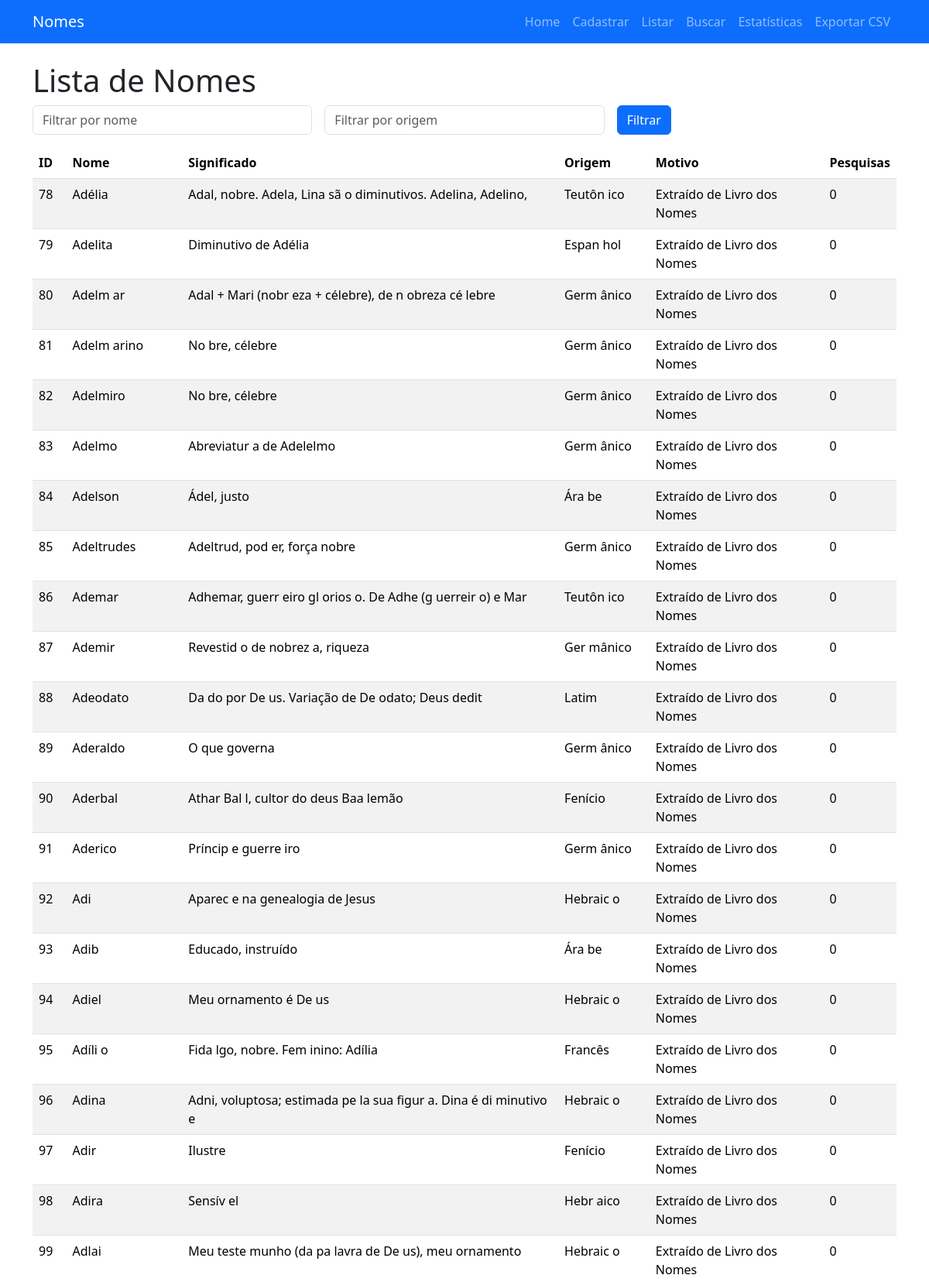
/listar?page=2&nome=&origem= (upper part), run on the app's committed database.
### tables this page shows
CREATE TABLE nomes (
            id INTEGER PRIMARY KEY AUTOINCREMENT,
            nome TEXT NOT NULL UNIQUE,
            significado TEXT,
            origem TEXT,
            motivo_escolha TEXT,
            pesquisas INTEGER DEFAULT 0
        );

### app.py (the view)
@app.route("/listar")
def listar():
    page = int(request.args.get("page", 1))
    per_page = 77
    filtro_nome = request.args.get("nome", "").strip()
    filtro_origem = request.args.get("origem", "").strip()
    conn = get_connection()
    cursor = conn.cursor()
    query = "SELECT * FROM nomes WHERE 1=1"
    params = []
    if filtro_nome:
        query += " AND nome LIKE ?"
        params.append("%" + filtro_nome + "%")
    if filtro_origem:
        query += " AND origem LIKE ?"
        params.append("%" + filtro_origem + "%")
    cursor.execute(query.replace("*", "COUNT(*)"), params)
    total = cursor.fetchone()[0]
    offset = (page - 1) * per_page
    query += " LIMIT ? OFFSET ?"
    params.extend([per_page, offset])
    cursor.execute(query, params)
    nomes = cursor.fetchall()
    conn.close()
    total_pages = (total + per_page - 1) // per_page
    return render_template("listar.html",
                           nomes=nomes,
                           page=page,
                           total_pages=total_pages,
                           filtro_nome=filtro_nome,
                           filtro_origem=filtro_origem)

### db.py (called while the page is built)
def get_connection():
    conn = sqlite3.connect(DATABASE, timeout=10)
    conn.row_factory = sqlite3.Row  # permite acessar colunas pelo nome
    return conn

### templates/listar.html (shortened to what this page needs)
{% extends "base.html" %}
{% block content %}
<h1>Lista de Nomes</h1>
<form class="row g-3 mb-3" method="GET">
  <div class="col-md-4">
    <input type="text" name="nome" placeholder="Filtrar por nome" class="form-control" value="{{ filtro_nome }}">
  </div>
  <div class="col-md-4">
    <input type="text" name="origem" placeholder="Filtrar por origem" class="form-control" value="{{ filtro_origem }}">
  </div>
  <div class="col-md-4">
    <button type="submit" class="btn btn-primary">Filtrar</button>
  </div>
</form>
{% if nomes %}
<table class="table table-striped">
  <thead>
    <tr>
      <th>ID</th>
      <th>Nome</th>
      <th>Significado</th>
      <th>Origem</th>
      <th>Motivo</th>
      <th>Pesquisas</th>
    </tr>
  </thead>
  <tbody>
    {% for id, nome, significado, origem, motivo, pesquisas in nomes %}
    <tr>
      <td>{{ id }}</td>
      <td>{{ nome }}</td>
      <td>{{ significado }}</td>
      <td>{{ origem }}</td>
      <td>{{ motivo }}</td>
      <td>{{ pesquisas }}</td>
    </tr>
    {% endfor %}
  </tbody>
</table>
{% else %}
<p>Nenhum nome encontrado.</p>
{% endif %}
{% endblock %}

### data on the page
nomes: id "78", nome "Adélia", significado "Adal, nobre. Adela, Lina sã o diminutivos. Adelina, Adelino,", origem "Teutôn ico", motivo_escolha "Extraído de Livro dos Nomes", pesquisas "0"
nomes: id "79", nome "Adelita", significado "Diminutivo de Adélia", origem "Espan hol", motivo_escolha "Extraído de Livro dos Nomes", pesquisas "0"
nomes: id "80", nome "Adelm ar", significado "Adal + Mari (nobr eza + célebre), de n obreza cé lebre", origem "Germ ânico", motivo_escolha "Extraído de Livro dos Nomes", pesquisas "0"
nomes: id "81", nome "Adelm arino", significado "No bre, célebre", origem "Germ ânico", motivo_escolha "Extraído de Livro dos Nomes", pesquisas "0"
nomes: id "82", nome "Adelmiro", significado "No bre, célebre", origem "Germ ânico", motivo_escolha "Extraído de Livro dos Nomes", pesquisas "0"
nomes: id "83", nome "Adelmo", significado "Abreviatur a de Adelelmo", origem "Germ ânico", motivo_escolha "Extraído de Livro dos Nomes", pesquisas "0"
nomes: id "84", nome "Adelson", significado "Ádel, justo", origem "Ára be", motivo_escolha "Extraído de Livro dos Nomes", pesquisas "0"
nomes: id "85", nome "Adeltrudes", significado "Adeltrud, pod er, força nobre", origem "Germ ânico", motivo_escolha "Extraído de Livro dos Nomes", pesquisas "0"
nomes: id "86", nome "Ademar", significado "Adhemar, guerr eiro gl orios o. De Adhe (g uerreir o) e Mar", origem "Teutôn ico", motivo_escolha "Extraído de Livro dos Nomes", pesquisas "0"
nomes: id "87", nome "Ademir", significado "Revestid o de nobrez a, riqueza", origem "Ger mânico", motivo_escolha "Extraído de Livro dos Nomes", pesquisas "0"
nomes: id "88", nome "Adeodato", significado "Da do por De us. Variação de De odato; Deus dedit", origem "Latim", motivo_escolha "Extraído de Livro dos Nomes", pesquisas "0"
nomes: id "89", nome "Aderaldo", significado "O que governa", origem "Germ ânico", motivo_escolha "Extraído de Livro dos Nomes", pesquisas "0"
nomes: id "90", nome "Aderbal", significado "Athar Bal l, cultor do deus Baa lemão", origem "Fenício", motivo_escolha "Extraído de Livro dos Nomes", pesquisas "0"
nomes: id "91", nome "Aderico", significado "Príncip e guerre iro", origem "Germ ânico", motivo_escolha "Extraído de Livro dos Nomes", pesquisas "0"
nomes: id "92", nome "Adi", significado "Aparec e na genealogia de Jesus", origem "Hebraic o", motivo_escolha "Extraído de Livro dos Nomes", pesquisas "0"
nomes: id "93", nome "Adib", significado "Educado, instruído", origem "Ára be", motivo_escolha "Extraído de Livro dos Nomes", pesquisas "0"
nomes: id "94", nome "Adiel", significado "Meu ornamento é De us", origem "Hebraic o", motivo_escolha "Extraído de Livro dos Nomes", pesquisas "0"
nomes: id "95", nome "Adíli o", significado "Fida lgo, nobre. Fem inino: Adília", origem "Francês", motivo_escolha "Extraído de Livro dos Nomes", pesquisas "0"
nomes: id "96", nome "Adina", significado "Adni, voluptosa; estimada pe la sua figur a. Dina é di minutivo e", origem "Hebraic o", motivo_escolha "Extraído de Livro dos Nomes", pesquisas "0"
nomes: id "97", nome "Adir", significado "Ilustre", origem "Fenício", motivo_escolha "Extraído de Livro dos Nomes", pesquisas "0"
nomes: id "98", nome "Adira", significado "Sensív el", origem "Hebr aico", motivo_escolha "Extraído de Livro dos Nomes", pesquisas "0"
nomes: id "99", nome "Adlai", significado "Meu teste munho (da pa lavra de De us), meu ornamento", origem "Hebraic o", motivo_escolha "Extraído de Livro dos Nomes", pesquisas "0"
